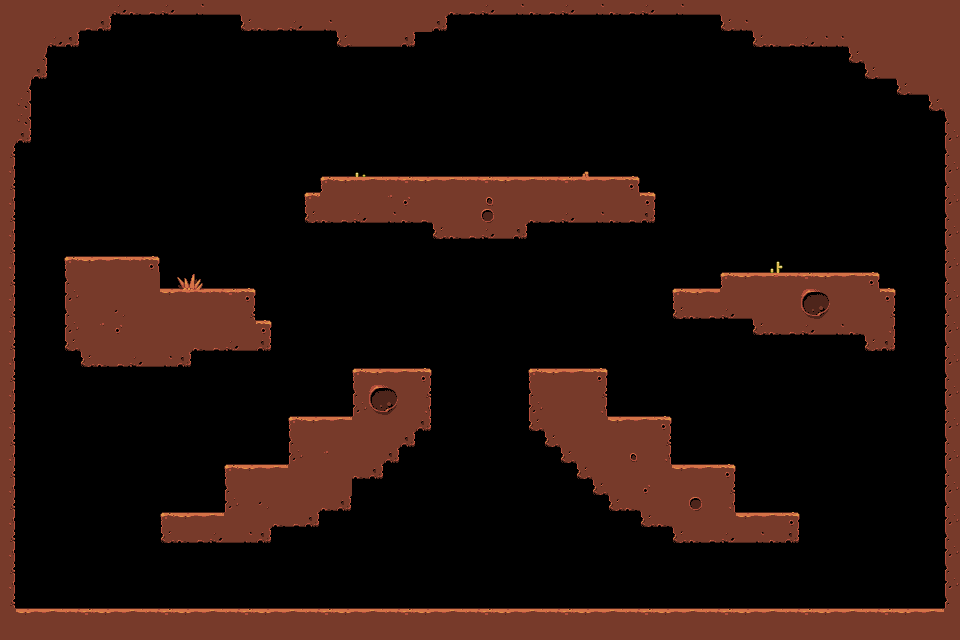

Tiled map render using the project's own tile images. Description and the whole map definition, tile-layer contents included, below:
An orthogonal 60x40 tile map with 16x16 px tiles, 1 tile layer (Tile Layer 1) and 22 objects.

<map version="1.0" tiledversion="1.1.5" orientation="orthogonal" renderorder="right-down" width="60" height="40" tilewidth="16" tileheight="16" infinite="0" nextobjectid="46">
 <tileset firstgid="1" name="tiles-1" tilewidth="16" tileheight="16" tilecount="68" columns="17">
  <image source="../images/tiles-1.png" width="272" height="64" />
 </tileset>
 <layer name="Tile Layer 1" width="60" height="40">
  <data encoding="csv">
19,19,19,19,19,19,19,55,53,54,55,56,57,56,56,19,19,19,19,19,19,19,19,19,19,19,19,19,53,54,55,56,57,53,54,55,56,57,53,54,55,56,57,56,56,19,19,19,19,19,19,19,19,19,19,19,19,19,19,19,
19,19,19,19,19,54,58,0,0,0,0,0,0,0,0,52,53,54,55,56,57,19,19,19,19,19,19,58,0,0,0,0,0,0,0,0,0,0,0,0,0,0,0,0,0,52,57,19,19,19,19,19,19,19,19,19,19,19,19,19,
19,19,19,55,58,0,0,0,0,0,0,0,0,0,0,0,0,0,0,0,0,52,56,56,56,58,0,0,0,0,0,0,0,0,0,0,0,0,0,0,0,0,0,0,0,0,0,52,53,54,55,57,57,19,19,19,19,19,19,19,
19,19,26,0,0,0,0,0,0,0,0,0,0,0,0,0,0,0,0,0,0,0,0,0,0,0,0,0,0,0,0,0,0,0,0,0,0,0,0,0,0,0,0,0,0,0,0,0,0,0,0,0,0,52,19,19,19,19,19,19,
19,19,58,0,0,0,0,0,0,0,0,0,0,0,0,0,0,0,0,0,0,0,0,0,0,0,0,0,0,0,0,0,0,0,0,0,0,0,0,0,0,0,0,0,0,0,0,0,0,0,0,0,0,0,52,56,19,19,19,19,
19,26,0,0,0,0,0,0,0,0,0,0,0,0,0,0,0,0,0,0,0,0,0,0,0,0,0,0,0,0,0,0,0,0,0,0,0,0,0,0,0,0,0,0,0,0,0,0,0,0,0,0,0,0,0,0,52,56,19,19,
19,43,0,0,0,0,0,0,0,0,0,0,0,0,0,0,0,0,0,0,0,0,0,0,0,0,0,0,0,0,0,0,0,0,0,0,0,0,0,0,0,0,0,0,0,0,0,0,0,0,0,0,0,0,0,0,0,0,52,19,
19,43,0,0,0,0,0,0,0,0,0,0,0,0,0,0,0,0,0,0,0,0,0,0,0,0,0,0,0,0,0,0,0,0,0,0,0,0,0,0,0,0,0,0,0,0,0,0,0,0,0,0,0,0,0,0,0,0,0,18,
19,58,0,0,0,0,0,0,0,0,0,0,0,0,0,0,0,0,0,0,0,0,0,0,0,0,0,0,0,0,0,0,0,0,0,0,0,0,0,0,0,0,0,0,0,0,0,0,0,0,0,0,0,0,0,0,0,0,0,35,
24,0,0,0,0,0,0,0,0,0,0,0,0,0,0,0,0,0,0,0,0,0,0,0,0,0,0,0,0,0,0,0,0,0,0,0,0,0,0,0,0,0,0,0,0,0,0,0,0,0,0,0,0,0,0,0,0,0,0,18,
41,0,0,0,0,0,0,0,0,0,0,0,0,0,0,0,0,0,0,0,0,0,14,0,0,0,0,0,0,0,0,0,0,0,0,0,49,0,0,0,0,0,0,0,0,0,0,0,0,0,0,0,0,0,0,0,0,0,0,35,
24,0,0,0,0,0,0,0,0,0,0,0,0,0,0,0,0,0,0,0,1,2,31,4,5,6,2,3,4,5,6,2,3,4,5,6,66,3,4,7,0,0,0,0,0,0,0,0,0,0,0,0,0,0,0,0,0,0,0,18,
41,0,0,0,0,0,0,0,0,0,0,0,0,0,0,0,0,0,0,1,19,19,19,19,36,37,19,19,19,19,21,19,19,19,19,19,19,19,19,19,7,0,0,0,0,0,0,0,0,0,0,0,0,0,0,0,0,0,0,35,
24,0,0,0,0,0,0,0,0,0,0,0,0,0,0,0,0,0,0,52,53,54,55,56,57,53,54,19,19,19,38,19,19,53,54,55,56,57,53,54,58,0,0,0,0,0,0,0,0,0,0,0,0,0,0,0,0,0,0,18,
41,0,0,0,0,0,0,0,0,0,0,0,0,0,0,0,0,0,0,0,0,0,0,0,0,0,0,52,53,54,55,56,58,0,0,0,0,0,0,0,0,0,0,0,0,0,0,0,0,0,0,0,0,0,0,0,0,0,0,35,
24,0,0,0,0,0,0,0,0,0,0,0,0,0,0,0,0,0,0,0,0,0,0,0,0,0,0,0,0,0,0,0,0,0,0,0,0,0,0,0,0,0,0,0,0,0,0,0,0,0,0,0,0,0,0,0,0,0,0,18,
41,0,0,0,1,2,3,4,5,7,0,0,0,0,0,0,0,0,0,0,0,0,0,0,0,0,0,0,0,0,0,0,0,0,0,0,0,0,0,0,0,0,0,0,0,0,0,0,13,0,0,0,0,0,0,0,0,0,0,35,
24,0,0,0,18,19,19,19,19,19,0,47,48,0,0,0,0,0,0,0,0,0,0,0,0,0,0,0,0,0,0,0,0,0,0,0,0,0,0,0,0,0,0,0,0,1,2,3,30,5,6,2,3,4,7,0,0,0,0,18,
41,0,0,0,35,19,19,19,19,19,2,64,65,5,6,7,0,0,0,0,0,0,0,0,0,0,0,0,0,0,0,0,0,0,0,0,0,0,0,0,0,0,1,2,3,19,19,19,19,19,22,23,19,19,19,7,0,0,0,35,
24,0,0,0,18,19,19,20,19,19,19,19,19,19,19,24,0,0,0,0,0,0,0,0,0,0,0,0,0,0,0,0,0,0,0,0,0,0,0,0,0,0,52,53,54,55,56,19,19,19,39,40,19,19,19,24,0,0,0,18,
41,0,0,0,35,19,36,37,19,19,19,19,19,19,19,19,7,0,0,0,0,0,0,0,0,0,0,0,0,0,0,0,0,0,0,0,0,0,0,0,0,0,0,0,0,0,0,52,53,54,55,56,57,53,19,41,0,0,0,35,
24,0,0,0,52,19,19,19,19,19,19,19,53,54,55,56,58,0,0,0,0,0,0,0,0,0,0,0,0,0,0,0,0,0,0,0,0,0,0,0,0,0,0,0,0,0,0,0,0,0,0,0,0,0,52,58,0,0,0,18,
41,0,0,0,0,52,53,54,55,56,57,58,0,0,0,0,0,0,0,0,0,0,0,0,0,0,0,0,0,0,0,0,0,0,0,0,0,0,0,0,0,0,0,0,0,0,0,0,0,0,0,0,0,0,0,0,0,0,0,35,
24,0,0,0,0,0,0,0,0,0,0,0,0,0,0,0,0,0,0,0,0,0,1,2,3,4,7,0,0,0,0,0,0,1,2,3,4,7,0,0,0,0,0,0,0,0,0,0,0,0,0,0,0,0,0,0,0,0,0,18,
41,0,0,0,0,0,0,0,0,0,0,0,0,0,0,0,0,0,0,0,0,0,18,22,23,19,24,0,0,0,0,0,0,18,19,19,19,24,0,0,0,0,0,0,0,0,0,0,0,0,0,0,0,0,0,0,0,0,0,35,
24,0,0,0,0,0,0,0,0,0,0,0,0,0,0,0,0,0,0,0,0,0,35,39,40,19,41,0,0,0,0,0,0,35,19,19,19,41,0,0,0,0,0,0,0,0,0,0,0,0,0,0,0,0,0,0,0,0,0,18,
41,0,0,0,0,0,0,0,0,0,0,0,0,0,0,0,0,0,1,2,3,4,19,19,19,19,58,0,0,0,0,0,0,52,19,19,19,19,2,3,4,7,0,0,0,0,0,0,0,0,0,0,0,0,0,0,0,0,0,35,
24,0,0,0,0,0,0,0,0,0,0,0,0,0,0,0,0,0,18,19,19,19,19,19,19,58,0,0,0,0,0,0,0,0,52,19,19,19,19,19,19,24,0,0,0,0,0,0,0,0,0,0,0,0,0,0,0,0,0,18,
41,0,0,0,0,0,0,0,0,0,0,0,0,0,0,0,0,0,35,19,36,19,19,19,58,0,0,0,0,0,0,0,0,0,0,52,19,19,19,21,19,41,0,0,0,0,0,0,0,0,0,0,0,0,0,0,0,0,0,35,
24,0,0,0,0,0,0,0,0,0,0,0,0,0,1,2,3,4,19,19,19,19,53,58,0,0,0,0,0,0,0,0,0,0,0,0,52,19,19,19,19,19,2,3,4,7,0,0,0,0,0,0,0,0,0,0,0,0,0,18,
41,0,0,0,0,0,0,0,0,0,0,0,0,0,18,19,19,19,19,19,19,19,0,0,0,0,0,0,0,0,0,0,0,0,0,0,0,52,19,19,37,19,19,19,19,24,0,0,0,0,0,0,0,0,0,0,0,0,0,35,
24,0,0,0,0,0,0,0,0,0,0,0,0,0,35,19,20,19,19,19,53,58,0,0,0,0,0,0,0,0,0,0,0,0,0,0,0,0,52,53,19,19,19,38,19,41,0,0,0,0,0,0,0,0,0,0,0,0,0,18,
41,0,0,0,0,0,0,0,0,0,1,2,3,4,19,19,19,53,54,58,0,0,0,0,0,0,0,0,0,0,0,0,0,0,0,0,0,0,0,0,52,53,19,19,19,19,2,3,4,7,0,0,0,0,0,0,0,0,0,35,
24,0,0,0,0,0,0,0,0,0,52,53,54,55,56,57,58,0,0,0,0,0,0,0,0,0,0,0,0,0,0,0,0,0,0,0,0,0,0,0,0,0,52,53,54,55,56,57,53,58,0,0,0,0,0,0,0,0,0,18,
41,0,0,0,0,0,0,0,0,0,0,0,0,0,0,0,0,0,0,0,0,0,0,0,0,0,0,0,0,0,0,0,0,0,0,0,0,0,0,0,0,0,0,0,0,0,0,0,0,0,0,0,0,0,0,0,0,0,0,35,
24,0,0,0,0,0,0,0,0,0,0,0,0,0,0,0,0,0,0,0,0,0,0,0,0,0,0,0,0,0,0,0,0,0,0,0,0,0,0,0,0,0,0,0,0,0,0,0,0,0,0,0,0,0,0,0,0,0,0,18,
41,0,0,0,0,0,0,0,0,0,0,0,0,0,0,0,0,0,0,0,0,0,0,0,0,0,0,0,0,0,0,0,0,0,0,0,0,0,0,0,0,0,0,0,0,0,0,0,0,0,0,0,0,0,0,0,0,0,0,35,
24,0,0,0,0,0,0,0,0,0,0,0,0,0,0,0,0,0,0,0,0,0,0,0,0,0,0,0,0,0,0,0,0,0,0,0,0,0,0,0,0,0,0,0,0,0,0,0,0,0,0,0,0,0,0,0,0,0,0,18,
19,2,3,4,5,6,2,3,4,5,6,2,3,4,5,6,2,3,4,5,6,2,3,4,5,6,2,3,4,5,6,2,3,4,5,6,2,3,4,5,6,2,3,4,5,6,2,3,4,5,6,2,3,4,5,6,2,3,4,19,
19,19,19,19,19,19,19,19,19,19,19,19,19,19,19,19,19,19,19,19,19,19,19,19,19,19,19,19,19,19,19,19,19,19,19,19,19,19,19,19,19,19,19,19,19,19,19,19,19,19,19,19,19,19,19,19,19,19,19,19
</data>
 </layer>
 <objectgroup name="SpawnLocations">
  <object id="20" x="96" y="240">
   <point />
  </object>
  <object id="21" x="192" y="256">
   <point />
  </object>
  <object id="23" x="800" y="240">
   <point />
  </object>
  <object id="24" x="400" y="336">
   <point />
  </object>
  <object id="25" x="480" y="304">
   <point />
  </object>
  <object id="26" x="560" y="336">
   <point />
  </object>
  <object id="27" x="192" y="496">
   <point />
  </object>
  <object id="28" x="256" y="448">
   <point />
  </object>
  <object id="29" x="320" y="400">
   <point />
  </object>
  <object id="30" x="640" y="400">
   <point />
  </object>
  <object id="31" x="704" y="448">
   <point />
  </object>
  <object id="32" x="768" y="496">
   <point />
  </object>
  <object id="34" x="400" y="160">
   <point />
  </object>
  <object id="35" x="480" y="160">
   <point />
  </object>
  <object id="36" x="544" y="160">
   <point />
  </object>
  <object id="39" x="480" y="528">
   <point />
  </object>
  <object id="40" x="32" y="320">
   <point />
  </object>
  <object id="41" x="928" y="336">
   <point />
  </object>
  <object id="42" x="176" y="128">
   <point />
  </object>
  <object id="43" x="736" y="128">
   <point />
  </object>
  <object id="44" x="64" y="560">
   <point />
  </object>
  <object id="45" x="896" y="560">
   <point />
  </object>
 </objectgroup>
</map>